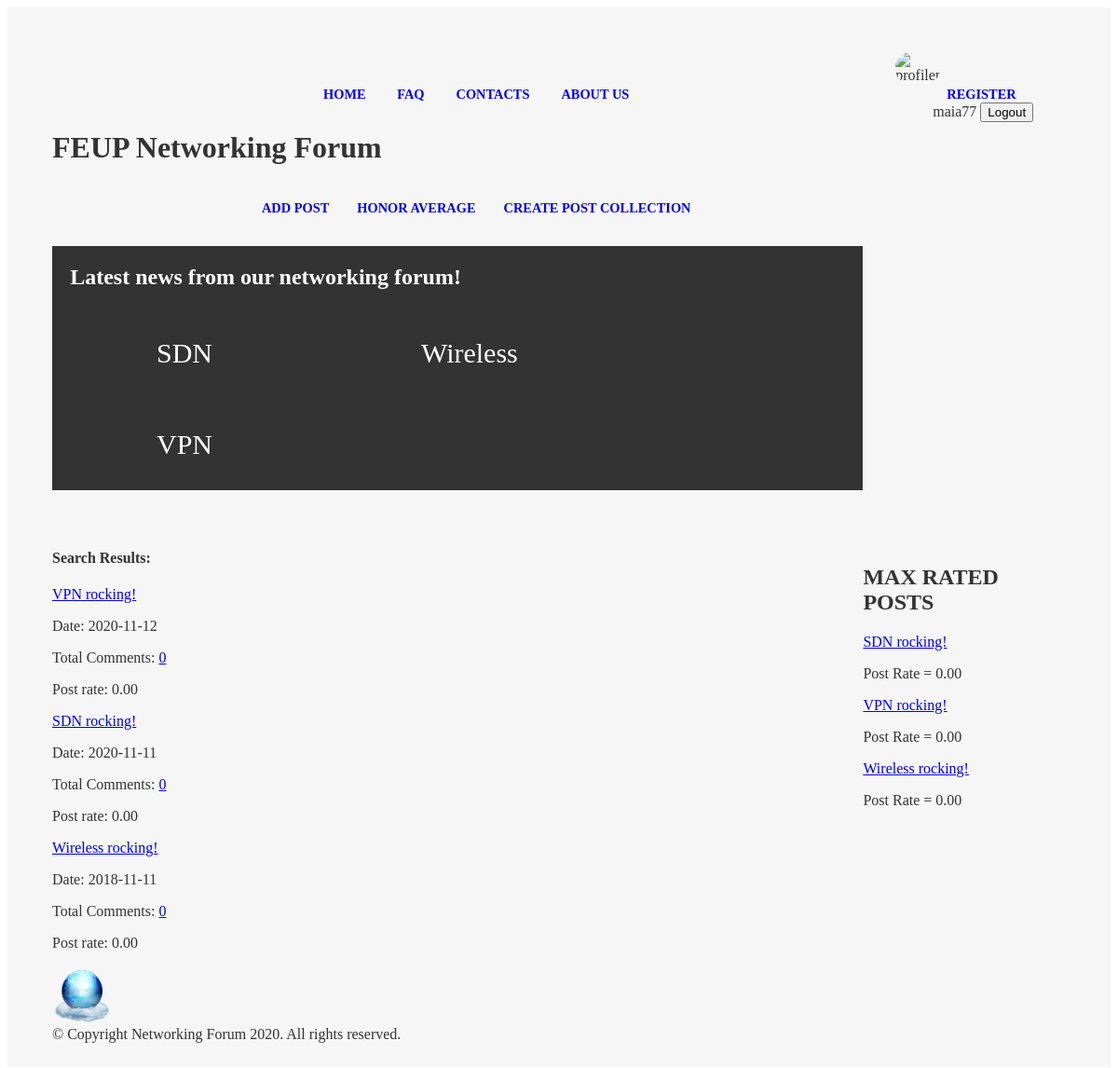
The page /php/list_search_results.php (signed in) on the database as committed earlier.
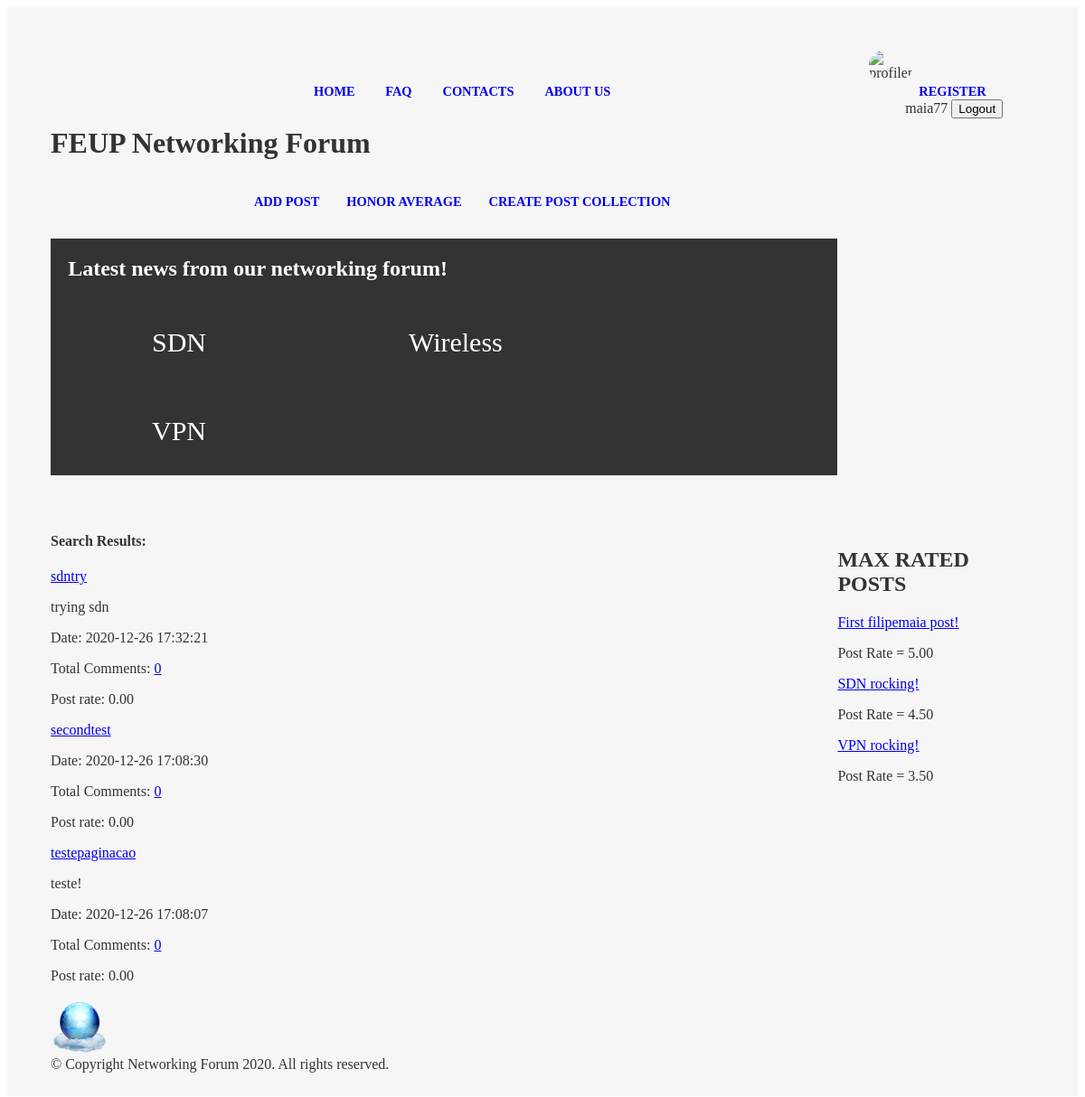
The same page on the database as committed later.
### tables this page shows
CREATE TABLE forumpost (
    postid integer PRIMARY KEY AUTOINCREMENT,
    posttitle text NOT NULL,
    content text CHECK(LENGTH(content)>= 0 AND LENGTH(content)<20000),
    username text REFERENCES user, 
    published INTEGER, 
    topic text REFERENCES topic, 
    postrate integer CHECK(postrate>=0 AND postrate <=5)
    );

### php/list_search_results.php (called while the page is built)
<?php
  require_once("../database/init.php");
  require_once("../database/posts.php");
  require_once("../database/comments.php");
  include_once("../templates/homepage_section/header_pagina_inicial_tpl.php");
  include_once("../templates/homepage_section/topics_tpl.php");
  $posttitle = $_GET["posttitle"];
  $date = $_GET["published"];
  $minPostRate = $_GET["minPostRate"];
  $maxPostRate = $_GET["maxPostRate"];
  if(isset($posttitle) && isset($date) && isset($minPostRate) && isset($maxPostRate)){
    $stories = getPostsBySearch($posttitle, $date, $minPostRate, $maxPostRate);
  } else {
    $stories = getAllPosts($page);
  }
  $maxrates = getPostsWithBestRating();
  include_once("../templates/homepage_section/max_rated_tpl.php");
  include_once("../templates/homepage_section/search_results_tpl.php");
  include_once("../templates/static_sections/footer_tpl.php");
?>

### database/posts.php (called while the page is built, shortened)
<?php
function getAllPosts($page)
{
  global $dbh;
  $stmt = $dbh->prepare('SELECT * FROM forumpost ORDER BY published DESC LIMIT ? OFFSET ?');
  $stmt->execute(array(3, ($page-1)*3));
  return $stmt->fetchAll();
}
function getPostsWithBestRating() {
  global $dbh;
  $stmt = $dbh->prepare('SELECT *  FROM forumpost ORDER BY forumpost.postrate DESC LIMIT 3');
  $stmt->execute();
  return $stmt->fetchAll();
}

### database/comments.php (called while the page is built, shortened)
<?php
  function getTotalOfCommentsOnPost($postid){
    global $dbh;
    $stmt = $dbh->prepare('SELECT COUNT(comment.postid) as numbOfComments FROM comment WHERE postid = ?');
    $stmt->execute(array($postid));
    return $stmt->fetchColumn();
  }
?>

### templates/homepage_section/search_results_tpl.php (the view)
<?php
require_once("../database/comments.php");
require_once("../database/posts.php");
?>
<section id="posts">
<article>
  <aside id="related">
   <h1> Search Results:</h1>
   <?php foreach ($stories as $story) { ?>
   <article>
    <a href="../php/post.php?postid=<?php echo $story['postid'] ?>"><?php echo $story['posttitle'] ?></a>
    <p><?php echo $story['content'] ?></p>
    <p class="date"> Date: <?= $story['published'] ;?></p>
    <?php $numbOfComments = getTotalOfCommentsOnPost($story['postid']); ?>
    <p>Total Comments: <a href="../php/post.php?postitle=<?php echo $story['posttitle'] ?>&postid=<?php echo $story['postid']?>">
    <?php echo $numbOfComments; ?></a>
    <p>Post rate: <?php echo number_format($story["postrate"], 2, '.', ''); ?></p>
   </article>
  </aside>
<?php  } ?>

### templates/homepage_section/max_rated_tpl.php
<aside id="maxrated">
        <h1> MAX RATED POSTS</h1>
        <article>
            <?php foreach($maxrates as $maxrated) {  ?>
              <p><a href="../php/post.php?postid=<?php echo $maxrated['postid'] ?>">
              <?php echo $maxrated['posttitle'] ?></a></p>
              <p>Post Rate = <?php echo number_format($maxrated['postrate'], 2, '.', ''); ?></p>
            <?php  } ?>
        </article>
</aside>

Rows that differ between the two databases and show on the page:
no longer on one of the page's lists (row edited): forumpost: posttitle "SDN rocking!", published "2020-11-11", postrate "0.00"
no longer on this page (row unchanged): forumpost: posttitle "Wireless rocking!", postrate "0.00", published "2018-11-11", numbOfComments "0"
no longer on one of the page's lists (row edited): forumpost: posttitle "VPN rocking!", published "2020-11-12", postrate "0.00"
added forumpost: posttitle "First filipemaia post!", postrate "5.00", shown under "MAX RATED POSTS"
changed forumpost "SDN rocking!": postrate "0.00" → "4.50"
changed forumpost "VPN rocking!": postrate "0.00" → "3.50"
added forumpost: posttitle "sdntry", content "trying sdn", published "2020-12-26 17:32:21", numbOfComments "0", postrate "0.00", shown under "Search Results:"
added forumpost: posttitle "secondtest", published "2020-12-26 17:08:30", numbOfComments "0", postrate "0.00", shown under "Search Results:"
added forumpost: posttitle "testepaginacao", content "teste!", published "2020-12-26 17:08:07", numbOfComments "0", postrate "0.00", shown under "Search Results:"
